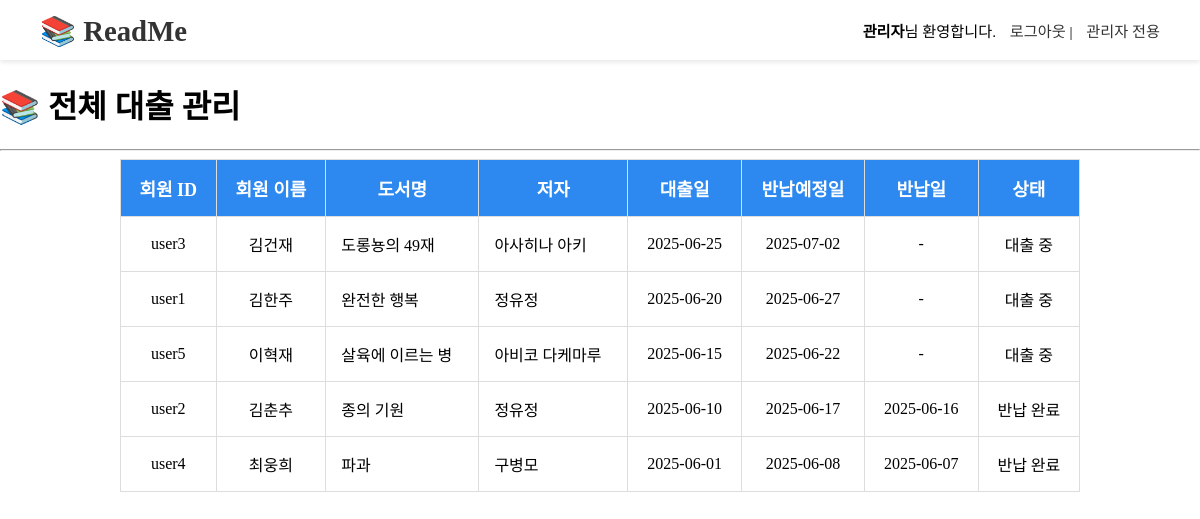
The page /admin/loanList.php (signed in) on the database its author committed.
### tables this page shows
CREATE TABLE loan (
    lno INT unsigned AUTO_INCREMENT,     
    ldate DATE NOT NULL,                     
    lddate DATE NOT NULL,                    
    lrdate DATE,                            
    lstate BOOLEAN NOT NULL DEFAULT 0,      
    uno INT unsigned NOT NULL,                       
    bno INT unsigned NOT NULL,                       

	constraint primary key (lno),
    constraint foreign key(uno) references user(uno) on update cascade on delete cascade,
    constraint foreign key(bno) references book(bno) on update cascade on delete cascade
);

create table user( 
	uno int unsigned auto_increment,  
    uid varchar(20) NOT NULL UNIQUE,  
    upwd varchar(30) NOT NULL,  
    uname varchar(20) NOT NULL,  
	uphone varchar(13) NOT NULL,  
    ustate boolean default 0,  
    udelete boolean default 0,  
	constraint primary key (uno)
);

CREATE TABLE book (
    bno INT unsigned AUTO_INCREMENT,        
    btitle VARCHAR(100) NOT NULL,              
    briter VARCHAR(50) NOT NULL,               
    bpub VARCHAR(50) NOT NULL,                 
    bstate BOOLEAN DEFAULT 0,                  
    bimg VARCHAR(100),                         
    sno INT unsigned NOT NULL,                          
    cno INT unsigned,
    constraint primary key (bno),
    constraint foreign key(sno) references slot(sno) on update cascade on delete cascade,
    constraint foreign key(cno) references category(cno) on update cascade on delete cascade
);

### admin/loanList.php (the view, shortened to what this page needs)
<?php
include '../db.php';
$sql = "
    SELECT l.lno, l.ldate, l.lddate, l.lrdate, l.lstate,
           u.uid, u.uname,
           b.bno, b.btitle, b.briter
    FROM loan l
    JOIN user u ON l.uno = u.uno
    JOIN book b ON l.bno = b.bno
    ORDER BY l.ldate DESC
";
$result = $conn->query($sql);
?>
<?php include '../header.php'; ?>
<div class="loanListBox">
    <h1>📚 전체 대출 관리</h1>
    <hr>
    <?php if ($result->num_rows > 0): ?>
        <table class="userTable">
            <thead>
                <tr>
                    <th>회원 ID</th>
                    <th>회원 이름</th>
                    <th>도서명</th>
                    <th>저자</th>
                    <th>대출일</th>
                    <th>반납예정일</th>
                    <th>반납일</th>
                    <th>상태</th>
                </tr>
            </thead>
            <tbody>
            <?php while ($row = $result->fetch_assoc()): ?>
                <tr>
                    <td><?= htmlspecialchars($row['uid']) ?></td>
                    <td><?= htmlspecialchars($row['uname']) ?></td>
                    <td><a href="../book/bookView.php?bno=<?= $row['bno'] ?>"><?= htmlspecialchars($row['btitle']) ?></a></td>
                    <td><?= htmlspecialchars($row['briter']) ?></td>
                    <td><?= htmlspecialchars($row['ldate']) ?></td>
                    <td><?= htmlspecialchars($row['lddate']) ?></td>
                    <td><?= $row['lrdate'] ? htmlspecialchars($row['lrdate']) : '-' ?></td>
                    <td><?= $row['lstate'] ? '반납 완료' : '대출 중' ?></td>
                </tr>
            <?php endwhile; ?>
            </tbody>
        </table>
    <?php else: ?>
        <p>대출 내역이 없습니다.</p>
    <?php endif; ?>
</div>
</body>
</html>

### header.php (shortened to what this page needs)
<!DOCTYPE html>
<html lang="ko">
<head>
    <link rel="stylesheet" href="/readme/css/main.css">
    <link rel="stylesheet" href="/readme/css/header.css">
    <link rel="stylesheet" href="/readme/css/book.css">
    <link rel="stylesheet" href="/readme/css/user.css">
</head>
<body>
    <header class="globalHeader">
        <div class="headerWrapper">
            <h1 class="siteTitle"><a href="/readme/home.php">📚 ReadMe</a></h1>
            <div class="loginStatus">
            <?php
            if (isset($_SESSION['adno'])) {
                echo "<strong>" . htmlspecialchars($_SESSION['adname']) . "</strong>님 환영합니다.
                      <a href='/readme/admin/logout.php'>로그아웃</a> |
                      <a href='/readme/admin/info.php'>관리자 전용</a>";
            } else if (isset($_SESSION['uno'])) {
                echo "<strong>" . htmlspecialchars($_SESSION['uname']) . "</strong>님 환영합니다.
                      <a href='/readme/user/logout.php'>로그아웃 </a>
                      <a href='/readme/user/info.php'>마이페이지</a>";
            } else {
                echo "<a href='/readme/user/login.php'>회원 로그인</a> |
                      <a href='/readme/admin/login.php'>관리자 로그인</a>";
            }
            ?>
            </div>
        </div>
    </header>

### css/main.css (style rules this page uses)
* { font-family: 'NEXON Lv1 Gothic OTF'; }
a { text-decoration: none; color: black; }
html, body { margin: 0; padding: 0; height: 100%; }
body { padding-top: 60px; }

### css/header.css (style rules this page uses)
.globalHeader { position: fixed; top: 0; left: 0; width: 100%; height: 60px; background-color: #fff; box-shadow: 0 2px 5px rgba(0,0,0,0.1); z-index: 1000; display: flex; align-items: center; padding: 0 40px; box-sizing: border-box; }
.headerWrapper { width: 100%; display: flex; justify-content: space-between; align-items: center; }
.siteTitle a { text-decoration: none; font-size: 1.8rem; font-weight: bold; color: #333; }
.loginStatus { font-size: 0.95rem; }
.loginStatus a { margin-left: 10px; color: #333; text-decoration: none; }

### css/user.css (style rules this page uses)
.userTable { width: 80%; margin-left: auto; margin-right: auto; border-collapse: collapse; }
.userTable th, .userTable td { border: 1px solid #ddd; padding: 15px; text-align: center; }
.userTable th { background-color: #2d89ef; color: white; font-weight: bold; font-size: 18px; }
.userTable td:nth-child(3), .userTable td:nth-child(4) { text-align: left; }

### rows shown on the page
loan: uno.uid "user3", uno.uname "김건재", bno.btitle "도롱뇽의 49재", bno.briter "아사히나 아키", ldate "2025-06-25", lddate "2025-07-02", lstate "대출 중"
loan: uno.uid "user1", uno.uname "김한주", bno.btitle "완전한 행복", bno.briter "정유정", ldate "2025-06-20", lddate "2025-06-27", lstate "대출 중"
loan: uno.uid "user5", uno.uname "이혁재", bno.btitle "살육에 이르는 병", bno.briter "아비코 다케마루", ldate "2025-06-15", lddate "2025-06-22", lstate "대출 중"
loan: uno.uid "user2", uno.uname "김춘추", bno.btitle "종의 기원", bno.briter "정유정", ldate "2025-06-10", lddate "2025-06-17", lrdate "2025-06-16", lstate "반납 완료"
loan: uno.uid "user4", uno.uname "최웅희", bno.btitle "파과", bno.briter "구병모", ldate "2025-06-01", lddate "2025-06-08", lrdate "2025-06-07", lstate "반납 완료"

### other values the page prints
$_SESSION['adname'] "관리자"
